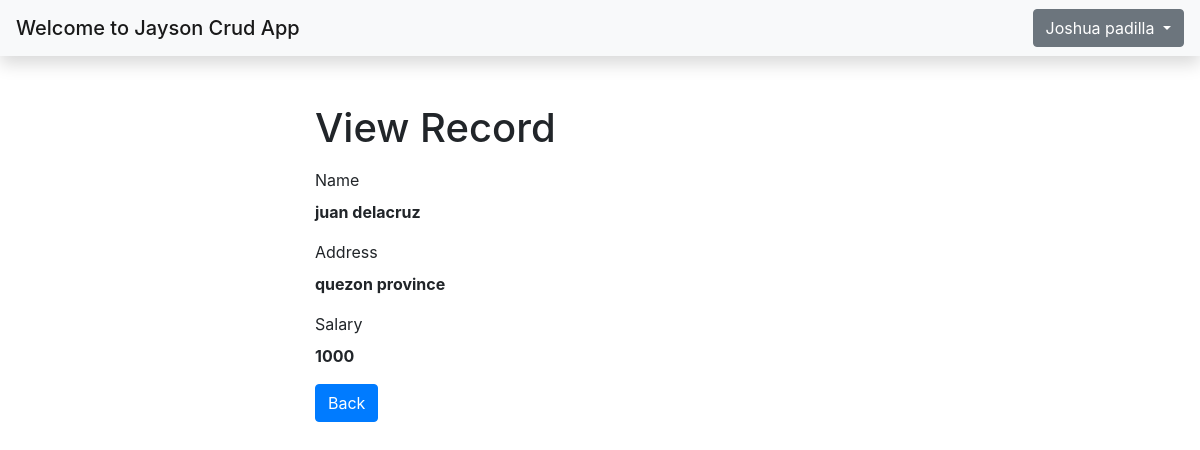
Screenshot of /view/read.php?id=6 (signed in) with the database file from the repository.
### tables this page shows
CREATE TABLE `user` (
  `user_id` int(11) NOT NULL,
  `fname` varchar(20) NOT NULL,
  `lname` varchar(20) NOT NULL,
  `email` varchar(30) NOT NULL,
  `password` varchar(30) NOT NULL
);

CREATE TABLE `employees` (
  `id` int(11) NOT NULL,
  `name` varchar(255) NOT NULL,
  `address` varchar(255) NOT NULL,
  `salary` varchar(255) NOT NULL
);

### view/session.php (called while the page is built, shortened)
<?php
if (isset($_SESSION["user_id"])) {
    include("../config/connection.php");
    $user_id = $_SESSION["user_id"];
    $get_record = mysqli_query($link, "SELECT * FROM user where user_id ='$user_id'");
    $row = mysqli_fetch_assoc($get_record);
    $db_fullname = $row["fname"] . " " . $row["lname"];
} else {
    echo "<script>window.location.href='../';</script>";
}
?>

### view/read.php (the view, shortened to what this page needs)
<?php
include "session.php";
if(isset($_GET["id"]) && !empty(trim($_GET["id"]))){
    require_once "../config/connection.php";
    $sql = "SELECT * FROM employees WHERE id = ?";
    if($stmt = mysqli_prepare($link, $sql)){
        mysqli_stmt_bind_param($stmt, "i", $param_id);
        if(mysqli_stmt_execute($stmt)){
            $result = mysqli_stmt_get_result($stmt);
            if(mysqli_num_rows($result) == 1){
                $row = mysqli_fetch_array($result, MYSQLI_ASSOC);
            } else{
                header("location: error.php");
                exit();
            }
        } else{
            echo "Oops! Something went wrong. Please try again later.";
        }
    }
} else{
    header("location: error.php");
    exit();
}
?>
<!DOCTYPE html>
<html lang="en">
<head>
    <link rel="stylesheet" href="https://stackpath.bootstrapcdn.com/bootstrap/4.5.2/css/bootstrap.min.css">
</head>
<body>
<?php include "../structure/header.php";?>
    <div class="wrapper">
        <div class="container-fluid">
            <div class="row">
                <div class="col-md-12">
                    <h1 class="mt-5 mb-3">View Record</h1>
                    <div class="form-group">
                        <label>Name</label>
                        <p><b><?php echo $row["name"]; ?></b></p>
                    </div>
                    <div class="form-group">
                        <label>Address</label>
                        <p><b><?php echo $row["address"]; ?></b></p>
                    </div>
                    <div class="form-group">
                        <label>Salary</label>
                        <p><b><?php echo $row["salary"]; ?></b></p>
                    </div>
                    <p><a href="view.php" class="btn btn-primary">Back</a></p>
                </div>
            </div>
        </div>
    </div>
</body>
</html>

### structure/header.php (shortened to what this page needs)
<nav class="navbar navbar-light bg-light shadow">
    <span class="navbar-brand mb-0 h1">Welcome to Jayson Crud App</span>
    <div class="dropdown ml-auto">
        <button class="btn btn-secondary dropdown-toggle" type="button" id="dropdownMenuButton" data-toggle="dropdown" aria-haspopup="true" aria-expanded="false">
        <?=ucfirst($db_fullname);?>
        </button>
    </div>
</nav>

### view/read.php (style rules this page uses)
.wrapper { width: 600px; margin: 0 auto; }

### rows the page displays
user: db_fullname "Joshua padilla"
employees: name "juan delacruz", address "quezon province", salary "1000"
